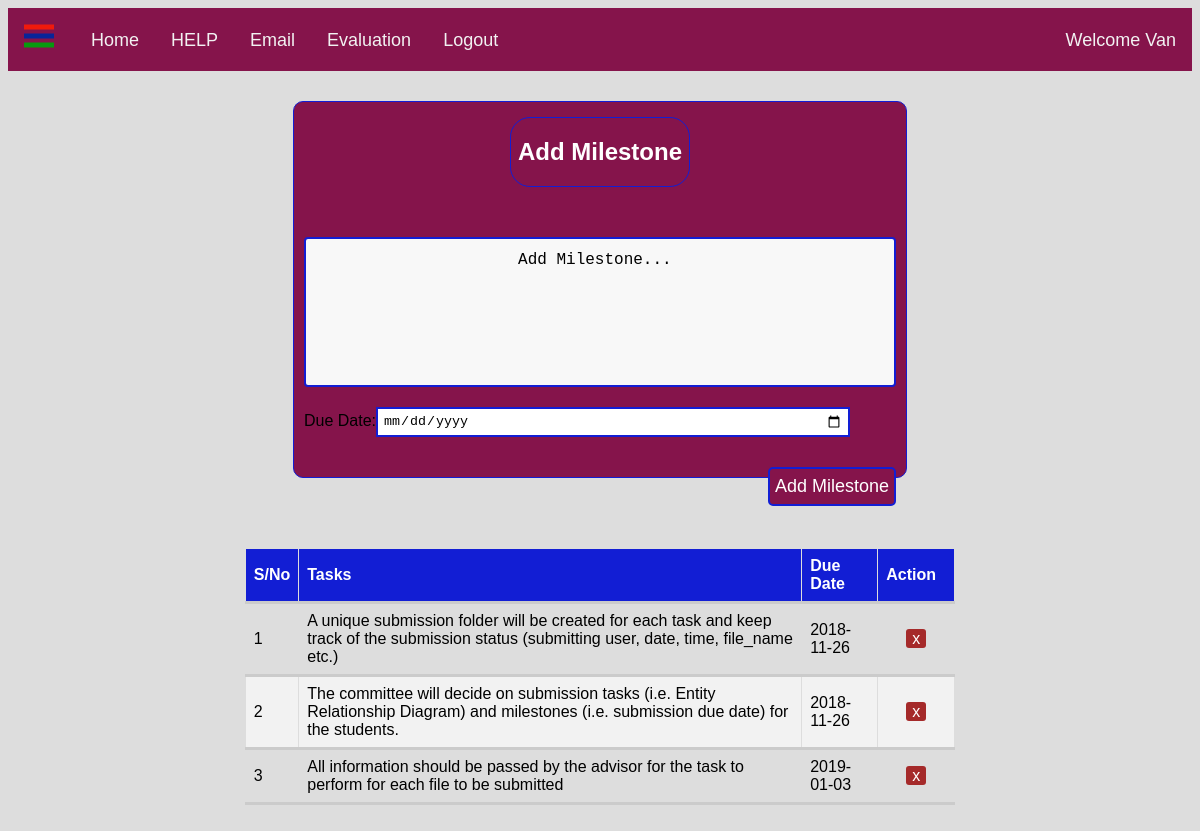
Screenshot of /addmilestone.php (signed in) with the database file from the repository.
### tables this page shows
CREATE TABLE IF NOT EXISTS `milestone` (
  `milestone_id` int(50) NOT NULL AUTO_INCREMENT,
  `due_date` date NOT NULL,
  `task` varchar(250) DEFAULT NULL,
  `task_id` varchar(50) DEFAULT NULL,
  PRIMARY KEY (`milestone_id`),
  KEY `task_id` (`task_id`)
);

### addmilestone.php (the view, shortened to what this page needs)
<?php
require_once "functions.php";
?>
<html>
<head>
  <link rel="stylesheet" href="style1.css">
</head>
<body>
  <nav class="nav_bar">
    <span class="open-slide">
      <a href="#" onclick="openSlideMenu()">
        <svg width="35" height="35">
            <path d="M0,5 30,5" stroke="#f01a0c" stroke-width="5"/>
            <path d="M0,14 30,14" stroke="#082599" stroke-width="5"/>
            <path d="M0,23 30,23" stroke="#08990f" stroke-width="5"/>
        </svg>
      </a>
    </span>
    <ul class="navbar1">
      <li><a href="adminIndex.php">Home</a></li>
	  <li><a href="adminmanual.php">HELP</a></li>
	  <li><a href="mail.php">Email</a></li>
	  <li><a href="evaluate.php">Evaluation</a></li>
	  <li><a href="logout.php">Logout</a></li>
  <?php if($_SESSION['name'] != null){
	$nm = $_SESSION['name'];
	echo"<li style = 'float:right'><a href='#'>Welcome $nm</a></li>";}?>
    </ul>
  </nav>
  <div id="main">
  <tr>
	<td class="contentArea">
		<form method="post" name="formUserReg" id="formUserReg" action="addmilestone.php">
					<div class="heading">
		            <h2 style="font-style: 'Hervetica'; ">Add Milestone</h2>
                    </div>
                    <textarea rows="5" cols="50" name="task" class="testarea" id="folder">
                    Add Milestone...</textarea>
                    Due Date:<input type="date" name="due_date" placeholder="dd-mm-yyyy" class="task_input" pattern="\d{1,2}-\d{1,2}-\d{4}">
                    <button type="submit" name="btnRegister" id="btnRegister" class="add_btn">Add Milestone</button>
	</td>
	</tr>
    <table>
	<thead>
		<tr>
			<th>S/No</th>
			<th>Tasks</th>
            <th>Due Date</th>
			<th style="width: 60px;">Action</th>
		</tr>
	</thead>
	<tbody>
		<?php
		$task = mysqli_query($con, "SELECT * FROM milestone");
		$i = 1; while ($row = mysqli_fetch_array($task)) { ?>
			<tr>
				<td> <?php echo $i; ?> </td>
				<td class="task"> <?php echo $row['task']; ?> </td>
                <td class="due_date"> <?php echo $row['due_date']; ?> </td>
				<td class="delete"><a href="addmilestone.php?del_task=<?php echo $row['milestone_id'] ?>">x</a>
				</td>
			</tr>
		<?php $i++; } ?>
	</tbody>
</table>
</body>
</html>

### style1.css (style rules this page uses)
body { font-family:"Arial", Serif; background-color:#DDDDDD; overflow-x: auto; }
.nav_bar { background-color:#85144b; overflow:hidden; height:63px; }
.nav_bar a { float: left; display:block; color:#f2f2f2; text-align:center; padding:14px 16px; text-decoration:none; font-size:18px; }
.nav_bar ul { margin:8px 0 0 0; list-style:none; }

### addmilestone.php (style rules this page uses)
.heading { width: 30%; margin: 30px auto; margin-top:5px; text-align: center; color: #FFFFFF; background: #85144b; border: 1px solid #121ED4; border-radius: 20px; }
form { width: 50%; margin: 30px auto; border-radius: 10px; padding: 10px; background: #85144b; border: 1px solid #121ED4; }
.task_input { width: 80%; margin-bottom:30px; height: 30px; padding: 5px; border: 2px solid #121ED4; }
.add_btn { height: 39px; background: #85144b; color: #FFFFFF; border: 2px solid #121ED4; border-radius: 5px; padding: 5px; font-size:18px; }
table { width: 60%; margin: 70px auto; border-collapse: collapse; font-family: "Trebuchet MS", Arial, Helvetica, sans-serif; border-collapse: collapse; }
tr { border-bottom: 3px solid #cbcbcb; }
th { font-size: 16px; padding-top: 12px; padding-bottom: 12px; text-align: left; background-color: #121ED4; color: white; }
th, td { height: 30px; border: 1px solid #ddd; padding: 8px; }
tr:nth-child(even) { background-color: #f2f2f2; }
.task { text-align: left; }
.delete { text-align: center; }
.delete a { color: white; background: #a52a2a; padding: 1px 6px; border-radius: 3px; text-decoration: none; }
textarea { width: 100%; height: 150px; padding: 12px 20px; box-sizing: border-box; border: 2px solid #121ED4; border-radius: 4px; background-color: #f8f8f8; font-size: 16px; resize: none; margin:20px auto; }

### rows the page displays
milestone: task "A unique submission folder will be created for each task and keep track of the submission status (submitting user, date, time, file_name etc.)", due_date "2018-11-26"
milestone: task "The committee will decide on submission tasks (i.e. Entity Relationship Diagram) and milestones (i.e. submission due date) for the students.", due_date "2018-11-26"
milestone: task "All information should be passed by the advisor for the task to perform for each file to be submitted", due_date "2019-01-03"

### other values shown
$nm "Van"
